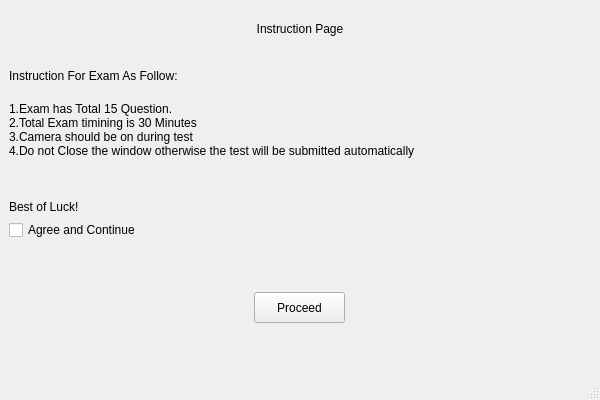
<?xml version="1.0" encoding="UTF-8"?>
<ui version="4.0">
 <class>MainWindow</class>
 <widget class="QMainWindow" name="MainWindow">
  <property name="geometry">
   <rect>
    <x>0</x>
    <y>0</y>
    <width>600</width>
    <height>400</height>
   </rect>
  </property>
  <property name="minimumSize">
   <size>
    <width>600</width>
    <height>400</height>
   </size>
  </property>
  <property name="windowTitle">
   <string>MainWindow</string>
  </property>
  <widget class="QWidget" name="centralwidget">
   <layout class="QVBoxLayout" name="verticalLayout">
    <item>
     <layout class="QHBoxLayout" name="horizontalLayout">
      <item>
       <widget class="QLabel" name="label">
        <property name="styleSheet">
         <string notr="true">font: 18pt &quot;MS Shell Dlg 2&quot;;</string>
        </property>
        <property name="text">
         <string>Instruction Page</string>
        </property>
        <property name="alignment">
         <set>Qt::AlignCenter</set>
        </property>
        <property name="wordWrap">
         <bool>true</bool>
        </property>
       </widget>
      </item>
     </layout>
    </item>
    <item>
     <widget class="QLabel" name="label_4">
      <property name="styleSheet">
       <string notr="true">font: 10pt &quot;MS Shell Dlg 2&quot;;</string>
      </property>
      <property name="text">
       <string>Instruction For Exam As Follow:</string>
      </property>
     </widget>
    </item>
    <item>
     <widget class="QLabel" name="label_2">
      <property name="text">
       <string>1.Exam has Total 15 Question.
2.Total Exam timining is 30 Minutes
3.Camera should be on during test
4.Do not Close the window otherwise the test will be submitted automatically 



Best of Luck!</string>
      </property>
     </widget>
    </item>
    <item>
     <widget class="QCheckBox" name="checkBox">
      <property name="text">
       <string>Agree and Continue</string>
      </property>
     </widget>
    </item>
    <item>
     <widget class="QLabel" name="label_5">
      <property name="styleSheet">
       <string notr="true">font: 10pt &quot;MS Shell Dlg 2&quot;;</string>
      </property>
      <property name="text">
       <string/>
      </property>
      <property name="alignment">
       <set>Qt::AlignCenter</set>
      </property>
      <property name="wordWrap">
       <bool>true</bool>
      </property>
     </widget>
    </item>
    <item>
     <layout class="QHBoxLayout" name="horizontalLayout_6">
      <item>
       <widget class="QPushButton" name="pushButton">
        <property name="minimumSize">
         <size>
          <width>91</width>
          <height>31</height>
         </size>
        </property>
        <property name="maximumSize">
         <size>
          <width>91</width>
          <height>31</height>
         </size>
        </property>
        <property name="text">
         <string>Proceed</string>
        </property>
       </widget>
      </item>
     </layout>
    </item>
    <item>
     <widget class="QLabel" name="label_3">
      <property name="text">
       <string/>
      </property>
     </widget>
    </item>
   </layout>
  </widget>
  <widget class="QMenuBar" name="menubar">
   <property name="geometry">
    <rect>
     <x>0</x>
     <y>0</y>
     <width>600</width>
     <height>18</height>
    </rect>
   </property>
  </widget>
  <widget class="QStatusBar" name="statusbar"/>
 </widget>
 <resources/>
 <connections/>
</ui>
